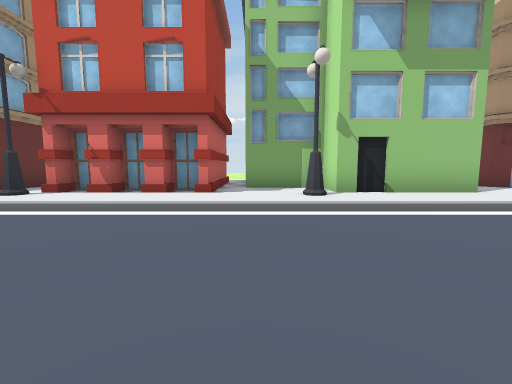
view 1 (above)

12 first-person views from a walk through a scene from a Unity 3-D project. The camera is 1.3 m above the floor, tilts 6° down and sees 90° across. The floor is counted in squares, 2 m on a side. Each view is taken from the middle of a square. On the plan, view 1 faces up. The plan holds only what a view shows up to about 9 squares ahead; the rest is blank. The place goes on beyond the plan. The player is left out.

view 2
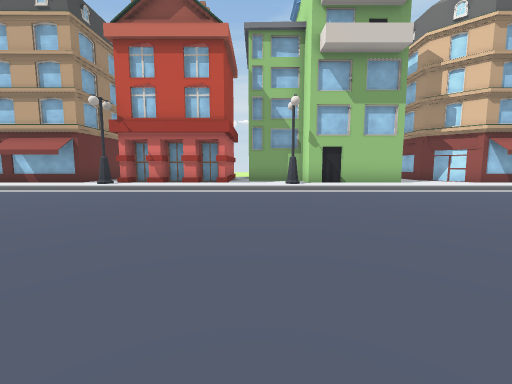

view 3
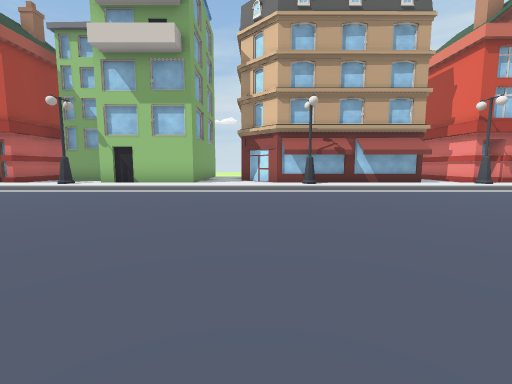

view 4
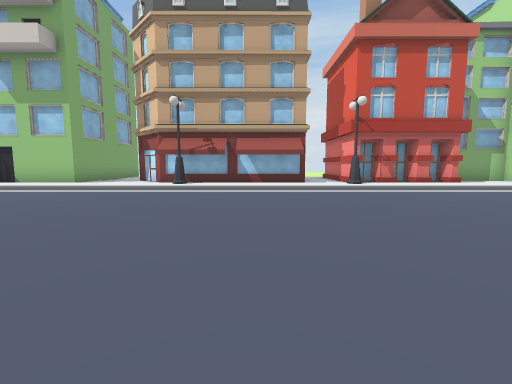

view 5
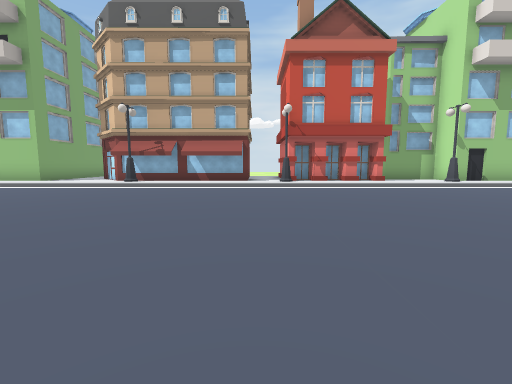

view 6
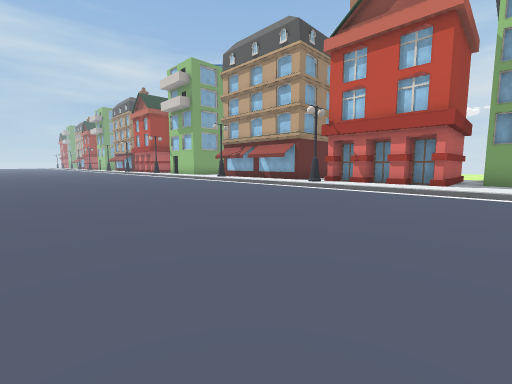

view 7
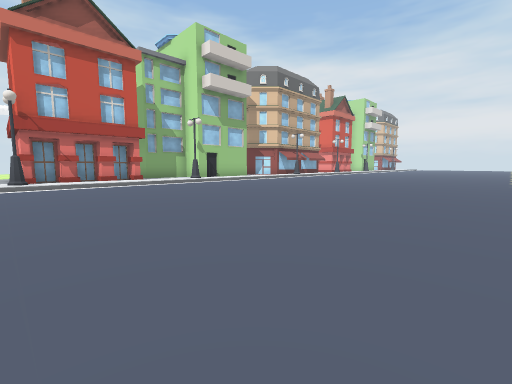

view 8
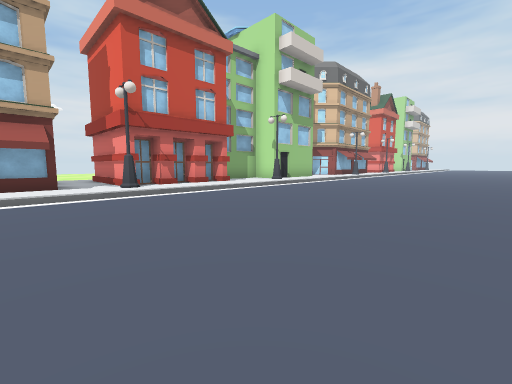

view 9
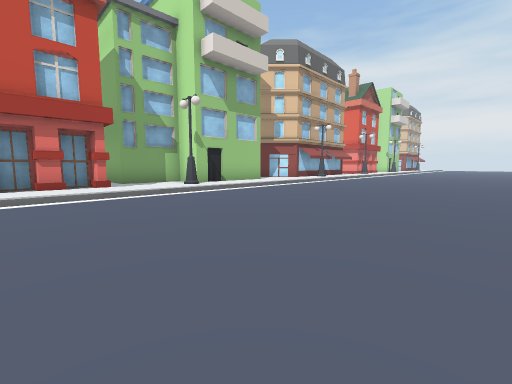

view 10
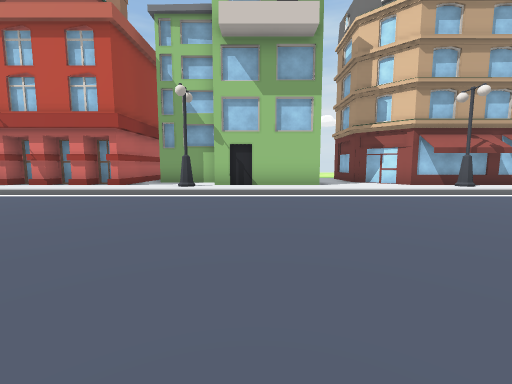

view 11
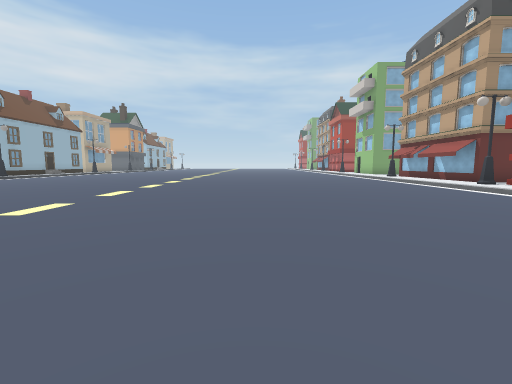

view 12
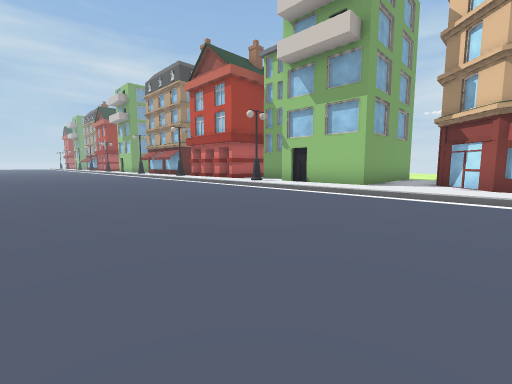

### Floor plan
Key: @ floor where view 1 was taken; # wall or solid block; . main floor; : floor 0.25 m higher than the main floor; B building; S streetlight; O other object.
Columns run from 7 left of view 1 to 19 right of it. Each row starts with its distance up from view 1.
  9   .B  B              B
  8   .#  B#    #.       B
  7  #.## B#O#  #.##     B   .O
  6 B#.B##B..####..#B#BB.B###..
  5 ::SB::::S:::::::S::::S:::::
  4 :::::::::::::::::::::::::::
  3 ...........................
  2 ...........................
  1 ...........................
  0 .......@...................
 -1 ...........................
 -2 ...........................
 -3  ..........................
 -4  .............      .
 -5  .............
 -6  ......
 -7  .....
 -8  ....
 -9  ...
-10  ..

Positions as (right, up) in squares from view 1, and headings:
1: (0, 0), facing up
2: (0, -3), facing up
3: (7, -3), facing up
4: (11, -3), facing up
5: (13, -4), facing up
6: (19, -3), facing up-left
7: (-5, -5), facing up-right
8: (-7, -2), facing up-right
9: (-3, -2), facing up-right
10: (3, -2), facing up
11: (3, -2), facing left
12: (8, -2), facing up-left
